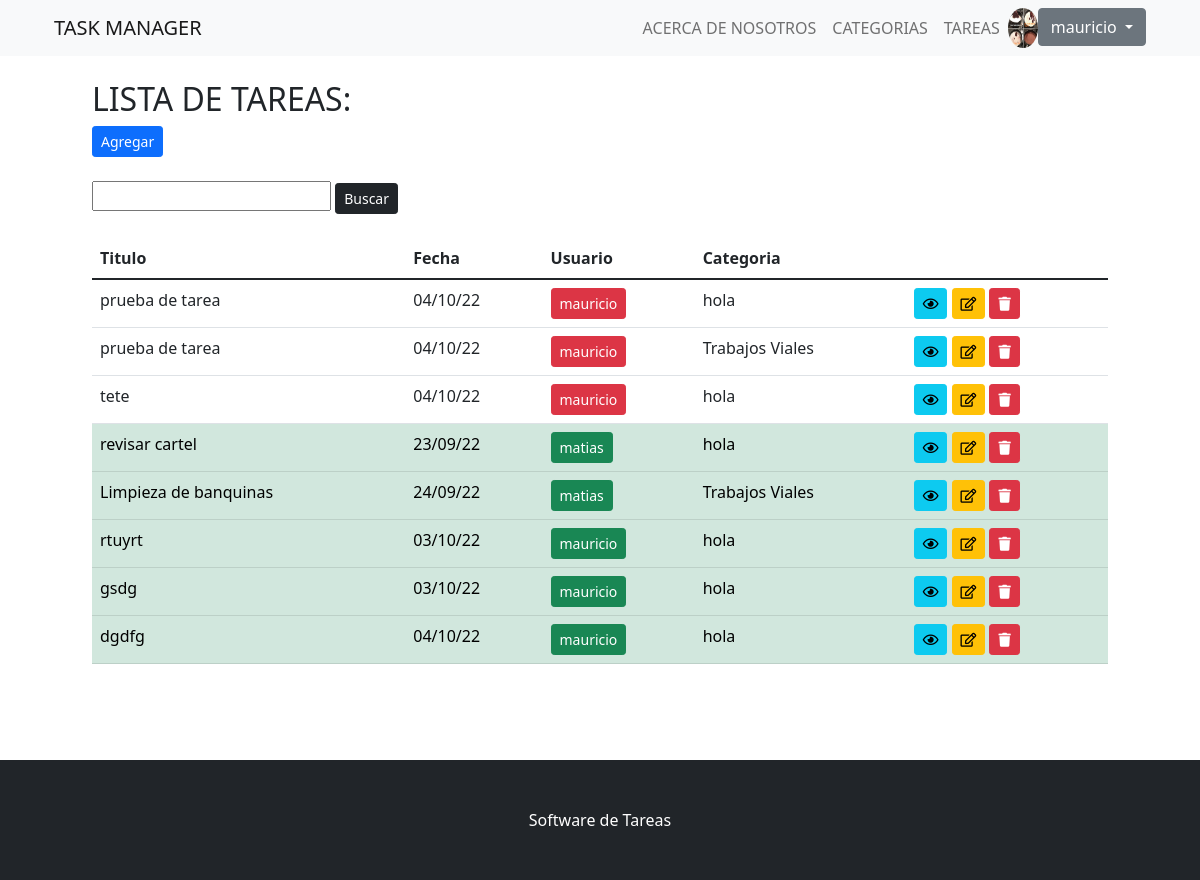
Screenshot of /tareas/ (signed in) with the database file from the repository.
### app_tareas/models.py (models this page shows, shortened)
class Avatar(models.Model):
    user = models.OneToOneField(User, on_delete= models.CASCADE, null=True)
    imagen = models.ImageField(upload_to= 'avatares', null= True, blank = True)

class Tarea(models.Model):
    usuario = models.ForeignKey(User,null=False, on_delete=models.CASCADE)
    titulo = models.CharField(max_length=200,null=False)
    descripcion = models.TextField(null=False)
    completo = models.BooleanField(default=False)
    creado = models.DateTimeField(auto_now_add=True)
    categoria = models.ForeignKey(Categoria,null=False,on_delete=models.PROTECT)
    class Meta:
        ordering = ['completo']

class Categoria(models.Model):
    descripcion = models.CharField(max_length=100)
    def __str__(self):
        return self.descripcion

### app_tareas/views.py (the view)
# urls.py: path('tareas/', ListaTareas.as_view(), name ='tareas'),
class ListaTareas(LoginRequiredMixin, ListView):
    model = Tarea
    context_object_name = 'tareas'
    template_name = 'app_tareas/tareas/lista_tareas.html'
    def get_context_data(self, **kwargs):
        context = super().get_context_data(**kwargs)
        valor_buscado = self.request.GET.get('buscar') or ''
        if valor_buscado:
            context['tareas'] = context['tareas'].filter(titulo__icontains=valor_buscado)
        context['valor_buscado'] =  valor_buscado
        return context

### app_tareas/templates/app_tareas/tareas/lista_tareas.html (shortened to what this page needs)
{% extends 'app_tareas/plantilla_base.html' %}
{% block contenido %}
<div class = 'container'>
    <h2>LISTA DE TAREAS:</h2>
    <a href="{% url 'crear_tarea' %}" class="btn btn-primary btn-sm">Agregar</a>
</div>
<br>
<div class="container">
    <form action="" method="GET">
        <input type="text" name="buscar" value = "{{valor_buscado}}">
        <input type="submit" value="Buscar" class="btn btn-dark btn-sm">
    </form>
</div>
<br>
<div class ='container'>
    <div class = 'row'>
        <div class = 'col'>
            <table class = 'table table-hover table-responsive-sm overflow-y: hidden'>
                <thead>
                    <tr>
                        <th>Titulo</th>
                        <th>Fecha</th>
                        <th>Usuario</th>
                        <th>Categoria</th>
                        <th></th>
                    </tr>
                </thead>
                <tbody>
                    {% for i in tareas %}
                    <tr>
                        {% if i.completo %}
                            <td class="table-success">{{i.titulo}}</td>
                            <td class="table-success">{{i.creado|date:"d/m/y"}}</td>
                            <td class="table-success"><a href="{% url 'tarea_usuario' i.usuario_id %}" class="btn btn-success btn-sm">{{i.usuario}}</a></td>
                            <td class="table-success">{{i.categoria}}</td>
                            <td class="table-success"><a id = visualizar href="{% url 'tarea' i.id %}" class="btn  btn-info btn-sm"><i class="far fa-eye"></i></a>
                            <a id = editar href="{% url 'editar_tarea' i.id %}" class="btn btn-warning btn-sm"><i class="far fa-edit"></i></a>
                            <a id = eliminar href="{% url 'eliminar_tarea' i.id %}" class="btn btn-danger btn-sm"><i class="fas fa-trash"></i></a></td>
                        {% else %}
                            <td>{{i.titulo}}</td>
                            <td>{{i.creado|date:"d/m/y"}}</td>
                            <td><a href="{% url 'tarea_usuario' i.usuario_id %}" class="btn btn-danger btn-sm">{{i.usuario}}</a></td>
                            <td>{{i.categoria}}</td>
                            <td><a id = visualizar href="{% url 'tarea' i.id %}" class="btn  btn-info btn-sm"><i class="far fa-eye"></i></a>
                            <a  id = editar href="{% url 'editar_tarea' i.id %}" class="btn btn-warning btn-sm"><i class="far fa-edit"></i></a>
                            <a  id = eliminar href="{% url 'eliminar_tarea' i.id %}" class="btn btn-danger btn-sm"><i class="fas fa-trash"></i></a></td>
                        {% endif %}
                    </tr>
                    {% empty %}
                    <h3> No hay elementos en esta lista </h3>
                    {% endfor %}
                </tbody>
            </table>
        </div>
    </div>
</div>
{% endblock contenido %}

### app_tareas/templates/app_tareas/plantilla_base.html (shortened to what this page needs)
<!DOCTYPE html>
<html lang="en">
    <head>
        <link rel="stylesheet" href="https://cdnjs.cloudflare.com/ajax/libs/font-awesome/5.15.4/css/all.min.css">
        {% load static %}
        <link href="{% static 'app_tareas/css/styles.css' %}" rel="stylesheet" />
    </head>
    <body id="page-top">
        <nav class="navbar navbar-expand-lg navbar-light bg-light fixed-top" id="mainNav">
            <div class="container px-4">
                <a class="navbar-brand" href="{% url 'home' %}">TASK MANAGER</a>
                <div class="collapse navbar-collapse" id="navbarResponsive">
                    <ul class="navbar-nav ms-auto">
                        <li class="nav-item"><a class="nav-link" href="{% url 'about' %}">ACERCA DE NOSOTROS</a></li>
                        <li class="nav-item"><a class="nav-link" href="{% url 'categorias' %}">CATEGORIAS</a></li>
                        <li class="nav-item"><a class="nav-link" href="{% url 'tareas' %}">TAREAS</a></li>
                        {% if user.is_authenticated %}
                            {% if user.avatar%}
                        <img src="{{ user.avatar.imagen.url }}" style="width: 30px; height; 30px; border-radius: 100%;" />
                            {% endif %}
                            <div class="dropdown">
                                <button class="btn btn-secondary dropdown-toggle" type="button" id="dropdownMenuButton1" data-bs-toggle="dropdown" aria-expanded="false">
                                {{ user.username }}
                                </button>
                            </div>
                        {% else %}
                        <li class="nav-item"><a class="btn btn-success btn-sm" style="margin: 5px;" href="{% url 'login' %}">INICIAR SESION</a></li>
                        <li class="nav-item"><a class="btn btn-primary btn-sm"  style="margin: 5px;" href="{% url 'registro' %}">REGISTRARSE</a></li>
                        {% endif %}
                    </ul>
                </div>
            </div>
        </nav>
        <section style="padding:80px;">
            {% block contenido %}
            {% endblock contenido %}
        </section>
        <footer class="py-5 bg-dark">
            <div class="container px-4"><p class="m-0 text-center text-white">Software de Tareas</p></div>
        </footer>
    </body>
</html>

### rows the page displays
Tarea: titulo "prueba de tarea", creado "04/10/22", usuario "mauricio", categoria "hola"
Tarea: titulo "prueba de tarea", creado "04/10/22", usuario "mauricio", categoria "Trabajos Viales"
Tarea: titulo "tete", creado "04/10/22", usuario "mauricio", categoria "hola"
Tarea: titulo "revisar cartel", creado "23/09/22", usuario "matias", categoria "hola"
Tarea: titulo "Limpieza de banquinas", creado "24/09/22", usuario "matias", categoria "Trabajos Viales"
Tarea: titulo "rtuyrt", creado "03/10/22", usuario "mauricio", categoria "hola"
Tarea: titulo "gsdg", creado "03/10/22", usuario "mauricio", categoria "hola"
Tarea: titulo "dgdfg", creado "04/10/22", usuario "mauricio", categoria "hola"

### other values shown
{{ user.username }} "mauricio"
